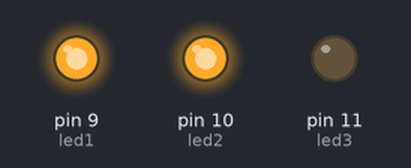
A sketch run on a simulated Arduino Uno, built with avr-gcc and run on an emulated ATmega328P. Shown: output pins drawn as LEDs (lit = HIGH).

Above: at 0.2 s.
At 0.45 s:
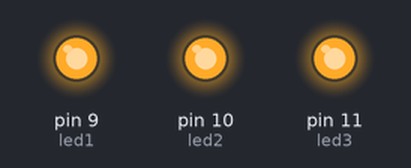
At 2.1 s:
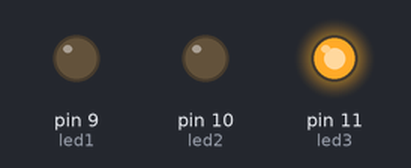
At 3.65 s:
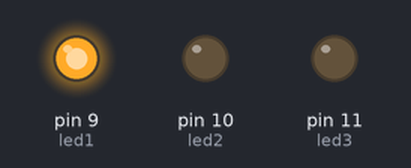
At 4.7 s:
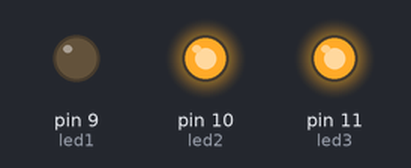
At 6.7 s:
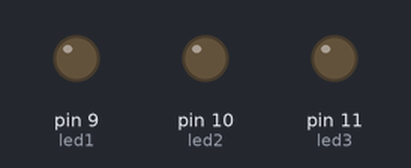
Timing chart, 0 to 8.3 s (numbered marks = the images above):
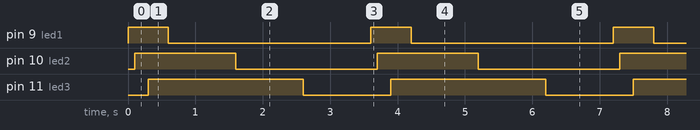

Measured:
- by itself, pin 9 (led1): alternates HIGH for 0.60 s and LOW for 3.0 s
- by itself, pin 10 (led2): alternates HIGH for 1.5 s and LOW for 2.1 s
- by itself, pin 11 (led3): alternates HIGH for 2.3 s and LOW for 1.3 s

The sketch:

blinking_of_led.ino
```cpp
/*Arduino IDE version: 1.8.3
Tested on: ARBD 1
Microcontroller: Atmega 328 p
written by: Anurag Aggarwal
Date: 06/07/2019*/

#define led1 9
#define led2 10
#define led3 11

void setup() {
  pinMode(led1, OUTPUT);      //led1 is connected with green led
  pinMode(led2, OUTPUT);      //led2 is connected with blue led
  pinMode(led3, OUTPUT);      //led3 is connected with red led

}

void loop() {
  digitalWrite(led1, HIGH);    //green led will turn on
  delay(100);                  //wait for 100 mili sec
  digitalWrite(led2, HIGH);    //blue led will turn on
  delay(200);                  //wait for 200 mili sec
  digitalWrite(led3, HIGH);    //red led will turn on
  delay(300);                  //wait for 200 mili sec
  digitalWrite(led1, LOW);     //green led will turn off
  delay(1000);                 //wait for 1 sec
  digitalWrite(led2, LOW);     //blue led will turn off
  delay(1000);                 //wait for 1 sec
  digitalWrite(led3, LOW);     //red led will turn off
  delay(1000);                 //wait for 1 sec

}
```
